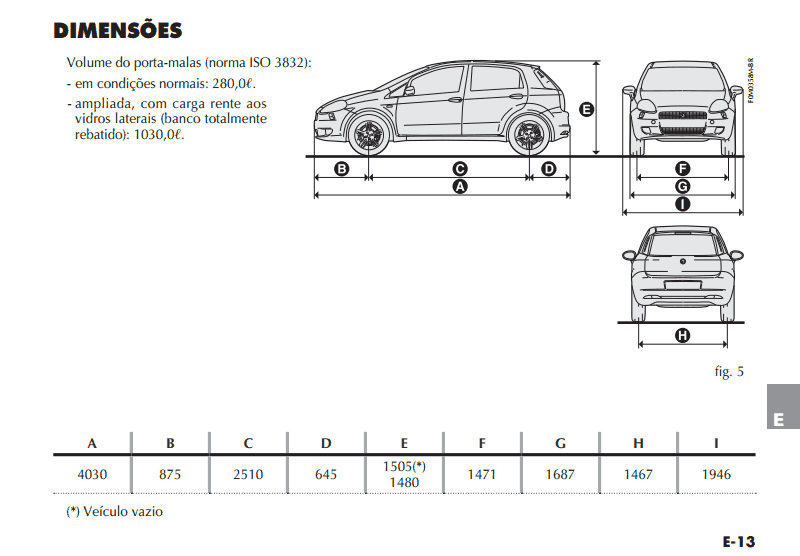
#> input picture camera-laser/provas/especificacoes_carro.png, 800 x 556 px, given in place of the camera
$ python color_tracking_cv2.py   (older library calls are emulated)
#> lines starting #> are read from the running program, lines starting #| are printed output that depends on the picture
#!/usr/bin/env python
# -*- coding: utf-8 -*-
# http://suksant.com/2013/04/26/fast-colour-based-object-tracking-with-opencv/
import cv2, math
import numpy as np
class ColourTracker:
	def __init__(self):
		cv2.namedWindow("ColourTrackerWindow", cv2.CV_WINDOW_AUTOSIZE)
		self.capture = cv2.VideoCapture(0)
		self.scale_down = 4
	def run(self):
		while True:
			f, orig_img = self.capture.read()
#> orig_img is the input picture: shape (556, 800, 3); mean B, G, R 242.6, 242.5, 242.5
			orig_img = cv2.flip(orig_img, 1)
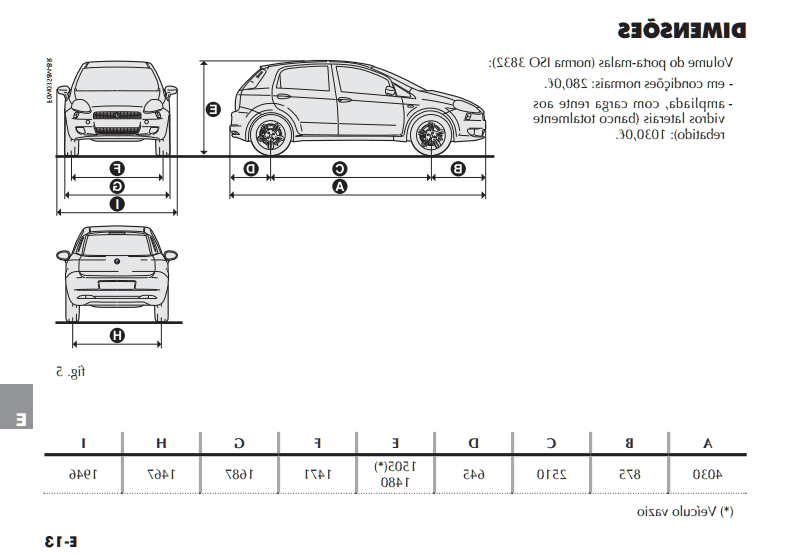
#> orig_img: shape (556, 800, 3); mean B, G, R 242.6, 242.5, 242.5
			img = cv2.GaussianBlur(orig_img, (5,5), 0)
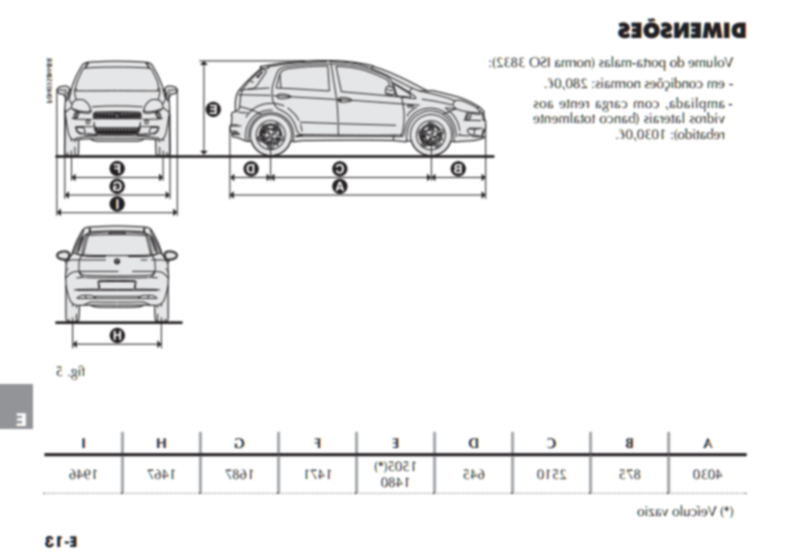
#> img: shape (556, 800, 3); mean B, G, R 242.6, 242.5, 242.5
			img = cv2.cvtColor(orig_img, cv2.COLOR_BGR2HSV)
#> img: shape (556, 800, 3); mean H, S, V 14.3, 2.5, 243.3
			img = cv2.resize(img, (len(orig_img[0]) / self.scale_down, len(orig_img) / self.scale_down))
#> img: shape (139, 200, 3); mean H, S, V 14.3, 2.7, 243.1
			red_lower = np.array([0, 150, 0],np.uint8)
			red_upper = np.array([5, 255, 255],np.uint8)
			red_binary = cv2.inRange(img, red_lower, red_upper)
#> red_binary: shape (139, 200); every value is 0
			dilation = np.ones((15, 15), "uint8")
			red_binary = cv2.dilate(red_binary, dilation)
			contours, hierarchy = cv2.findContours(red_binary, cv2.RETR_LIST, cv2.CHAIN_APPROX_SIMPLE)
#> contours = []
			max_area = 0
			largest_contour = None
			for idx, contour in enumerate(contours):
				area = cv2.contourArea(contour)
				if area > max_area:
					max_area = area
					largest_contour = contour
#> this loop made 0 passes
#> after the loop, max_area = 0
			if not largest_contour == None:
				moment = cv2.moments(largest_contour)
				if moment["m00"] > 1000 / self.scale_down:
					rect = cv2.minAreaRect(largest_contour)
					rect = ((rect[0][0] * self.scale_down, rect[0][1] * self.scale_down), (rect[1][0] * self.scale_down, rect[1][1] * self.scale_down), rect[2])
					box = cv2.cv.BoxPoints(rect)
					box = np.int0(box)
					cv2.drawContours(orig_img,[box], 0, (0, 0, 255), 2)
					cv2.imshow("ColourTrackerWindow", orig_img)
					if cv2.waitKey(20) == 27:
						cv2.destroyWindow("ColourTrackerWindow")
						self.capture.release()
						break
if __name__ == "__main__":
	colour_tracker = ColourTracker()
	colour_tracker.run()
